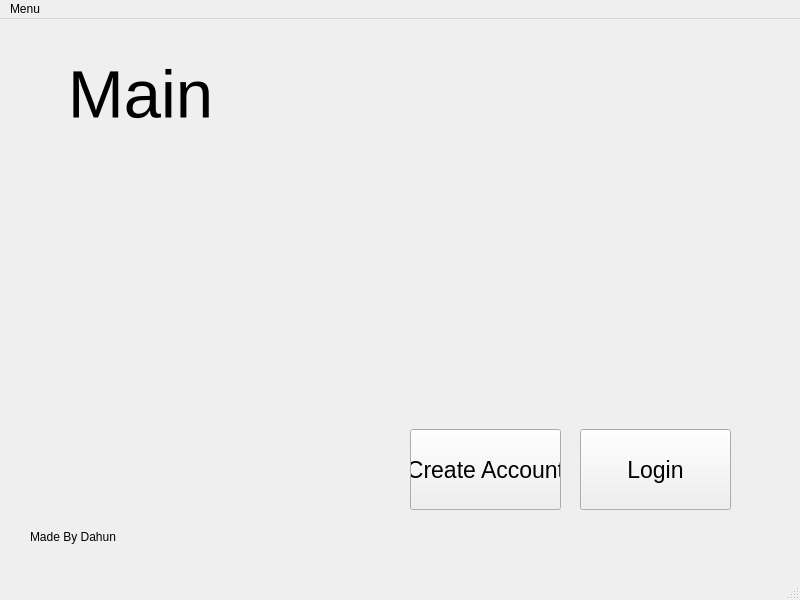
<?xml version="1.0" encoding="UTF-8"?>
<ui version="4.0">
 <class>MainWindow</class>
 <widget class="QMainWindow" name="MainWindow">
  <property name="geometry">
   <rect>
    <x>0</x>
    <y>0</y>
    <width>800</width>
    <height>600</height>
   </rect>
  </property>
  <property name="minimumSize">
   <size>
    <width>800</width>
    <height>600</height>
   </size>
  </property>
  <property name="maximumSize">
   <size>
    <width>800</width>
    <height>600</height>
   </size>
  </property>
  <property name="windowTitle">
   <string>MainWindow</string>
  </property>
  <property name="animated">
   <bool>true</bool>
  </property>
  <widget class="QWidget" name="centralwidget">
   <widget class="QLabel" name="label">
    <property name="geometry">
     <rect>
      <x>30</x>
      <y>20</y>
      <width>221</width>
      <height>111</height>
     </rect>
    </property>
    <property name="font">
     <font>
      <pointsize>50</pointsize>
      <strikeout>false</strikeout>
     </font>
    </property>
    <property name="text">
     <string>Main</string>
    </property>
    <property name="alignment">
     <set>Qt::AlignCenter</set>
    </property>
   </widget>
   <widget class="QPushButton" name="loginButton">
    <property name="geometry">
     <rect>
      <x>580</x>
      <y>410</y>
      <width>151</width>
      <height>81</height>
     </rect>
    </property>
    <property name="font">
     <font>
      <pointsize>17</pointsize>
     </font>
    </property>
    <property name="text">
     <string>Login</string>
    </property>
   </widget>
   <widget class="QPushButton" name="regButton">
    <property name="geometry">
     <rect>
      <x>410</x>
      <y>410</y>
      <width>151</width>
      <height>81</height>
     </rect>
    </property>
    <property name="font">
     <font>
      <pointsize>17</pointsize>
     </font>
    </property>
    <property name="text">
     <string>Create Account</string>
    </property>
   </widget>
   <widget class="QLabel" name="QLable">
    <property name="geometry">
     <rect>
      <x>30</x>
      <y>510</y>
      <width>100</width>
      <height>16</height>
     </rect>
    </property>
    <property name="text">
     <string>Made By Dahun</string>
    </property>
   </widget>
  </widget>
  <widget class="QMenuBar" name="menubar">
   <property name="geometry">
    <rect>
     <x>0</x>
     <y>0</y>
     <width>800</width>
     <height>24</height>
    </rect>
   </property>
   <widget class="QMenu" name="menuMenu">
    <property name="title">
     <string>Menu</string>
    </property>
    <addaction name="mainAction"/>
    <addaction name="loginAction"/>
   </widget>
   <addaction name="menuMenu"/>
  </widget>
  <widget class="QStatusBar" name="statusbar"/>
  <action name="mainAction">
   <property name="text">
    <string>Main</string>
   </property>
  </action>
  <action name="loginAction">
   <property name="text">
    <string>Login</string>
   </property>
  </action>
 </widget>
 <resources/>
 <connections/>
</ui>
